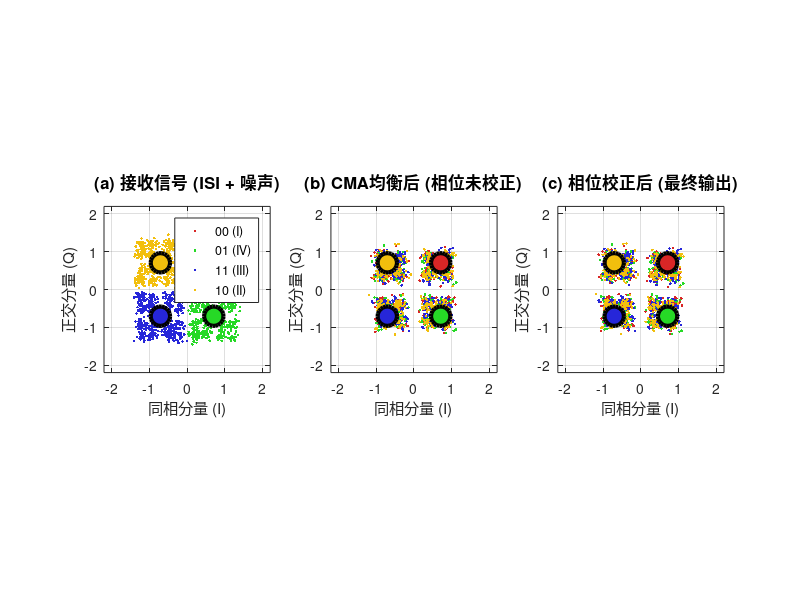

Recreate this plot in MATLAB. (Note: this script raises an error after producing the figure.)
% demo_color_constellation.m: 彩色星座图演示
% 
% 功能: 通过颜色标记展示CMA均衡和相位校正的效果
% 不同符号用不同颜色标记，便于观察各符号的聚合情况

clear; clc; close all;

fprintf('========================================\n');
fprintf('彩色星座图演示 - CMA均衡效果可视化\n');
fprintf('========================================\n\n');

%% 配置参数
config = struct();
config.numSymbols = 5000;  % 使用较少符号以便清晰显示
config.snr_dB = 20;        % 中等SNR以显示均衡效果
config.M = 4;
config.grayMap = [0 1 3 2];
config.channelTaps = [1, 0.5, 0.2];
config.cma.filterLength = 31;
config.cma.stepSize = 0.01;
config.cma.R2 = 1;

fprintf('配置:\n');
fprintf('  符号数: %d\n', config.numSymbols);
fprintf('  SNR: %d dB\n', config.snr_dB);
fprintf('  信道: ISI [1, 0.5, 0.2]\n\n');

%% 发射端
numBits = config.numSymbols * 2;
txBits = randi([0 1], 1, numBits);

txSymbolIndices = zeros(1, config.numSymbols);
for i = 1:config.numSymbols
    bit1 = txBits(2*i-1);
    bit2 = txBits(2*i);
    txSymbolIndices(i) = bit1 * 2 + bit2;
end

grayIndices = config.grayMap(txSymbolIndices + 1);
constellation_map = [1+1j, 1-1j, -1-1j, -1+1j] / sqrt(2);
txSymbols = constellation_map(grayIndices + 1);

fprintf('发射端: 生成 %d 个4QAM符号\n', config.numSymbols);

%% 信道
rxSymbols_ISI = filter(config.channelTaps, 1, txSymbols);
rxSymbols = awgn(rxSymbols_ISI, config.snr_dB, 'measured');
fprintf('信道: ISI + AWGN (SNR=%ddB)\n', config.snr_dB);

%% CMA均衡
M = config.cma.filterLength;
mu = config.cma.stepSize;
R2 = config.cma.R2;

w = zeros(M, 1);
w(floor(M/2) + 1) = 1;

input_buffer = [zeros(M-1, 1); rxSymbols(:)];
N_total = length(rxSymbols);
equalizedSymbols = zeros(N_total, 1);

for n = 1:N_total
    x_vec = input_buffer(n:n+M-1);
    x_power = real(x_vec' * x_vec) + 1e-6;
    y_out = w' * x_vec;
    equalizedSymbols(n) = y_out;
    error_signal = (R2 - abs(y_out)^2) * y_out;
    w = w + (mu / x_power) * conj(error_signal) * x_vec;
end

fprintf('CMA均衡: 完成 (权重范数=%.4f)\n', norm(w));

%% 相位校正
transient_samples = 500;
equalizedSymbols_steady = equalizedSymbols(transient_samples+1:end);

pilot_length = min(200, length(equalizedSymbols_steady));
pilot_symbols = equalizedSymbols_steady(1:pilot_length);

pilot_reference = zeros(size(pilot_symbols));
for k = 1:length(pilot_symbols)
    [~, idx] = min(abs(pilot_symbols(k) - constellation_map));
    pilot_reference(k) = constellation_map(idx);
end

phase_offset = angle(sum(pilot_reference .* conj(pilot_symbols)));
equalizedSymbols_corrected = equalizedSymbols_steady * exp(1j * phase_offset);

fprintf('相位校正: 偏移=%.2f度\n\n', phase_offset*180/pi);

%% 彩色可视化
% 定义颜色: 每个符号一个颜色
color_map = [
    0.85, 0.15, 0.15;  % 符号00 (0): 鲜红色
    0.15, 0.85, 0.15;  % 符号01 (1): 鲜绿色  
    0.15, 0.15, 0.85;  % 符号11 (2): 鲜蓝色
    0.95, 0.75, 0.05   % 符号10 (3): 金黄色
];

symbol_labels = {'00 (I)', '01 (IV)', '11 (III)', '10 (II)'};

% 计算延迟
tx_symbol_delay = floor((transient_samples) / 2) + floor(M/2) + length(config.channelTaps) - 1;

fprintf('生成彩色星座图...\n');
figure('Position', [50, 50, 1800, 500]);

%% 子图1: 接收信号 (颜色=发射符号，位置=接收实际值)
subplot(1, 3, 1);
hold on; grid on; box on;
num_plot = min(2000, config.numSymbols);

% 按发射符号着色，绘制接收信号的实际位置
for sym_idx = 0:3
    tx_positions = find(grayIndices == sym_idx);
    rx_idx = tx_positions(tx_positions <= num_plot);
    if ~isempty(rx_idx)
        % 颜色=发射符号，位置=接收信号实际值
        plot(real(rxSymbols(rx_idx)), imag(rxSymbols(rx_idx)), '.', ...
             'Color', color_map(sym_idx+1, :), 'MarkerSize', 6);
    end
end

% 绘制理想星座点
for sym_idx = 0:3
    plot(real(constellation_map(sym_idx+1)), imag(constellation_map(sym_idx+1)), ...
         'o', 'MarkerSize', 14, 'LineWidth', 3, ...
         'MarkerEdgeColor', 'k', 'MarkerFaceColor', color_map(sym_idx+1, :));
end

axis equal; xlim([-2.2 2.2]); ylim([-2.2 2.2]);
xlabel('同相分量 (I)', 'FontSize', 11);
ylabel('正交分量 (Q)', 'FontSize', 11);
title('(a) 接收信号 (ISI + 噪声)', 'FontSize', 12, 'FontWeight', 'bold');
legend(symbol_labels, 'Location', 'northeast', 'FontSize', 9);

%% 子图2: CMA均衡后 (颜色=发射符号，位置=均衡后实际值)
subplot(1, 3, 2);
hold on; grid on; box on;

for sym_idx = 0:3
    tx_positions = find(grayIndices == sym_idx);
    eq_idx = tx_positions - tx_symbol_delay;
    valid_mask = (eq_idx >= 1) & (eq_idx <= length(equalizedSymbols_steady));
    eq_idx = eq_idx(valid_mask);
    eq_idx = eq_idx(eq_idx <= num_plot);
    
    if ~isempty(eq_idx)
        % 颜色=发射符号，位置=均衡后实际值
        plot(real(equalizedSymbols_steady(eq_idx)), imag(equalizedSymbols_steady(eq_idx)), '.', ...
             'Color', color_map(sym_idx+1, :), 'MarkerSize', 6);
    end
end

for sym_idx = 0:3
    plot(real(constellation_map(sym_idx+1)), imag(constellation_map(sym_idx+1)), ...
         'o', 'MarkerSize', 14, 'LineWidth', 3, ...
         'MarkerEdgeColor', 'k', 'MarkerFaceColor', color_map(sym_idx+1, :));
end

axis equal; xlim([-2.2 2.2]); ylim([-2.2 2.2]);
xlabel('同相分量 (I)', 'FontSize', 11);
ylabel('正交分量 (Q)', 'FontSize', 11);
title('(b) CMA均衡后 (相位未校正)', 'FontSize', 12, 'FontWeight', 'bold');

%% 子图3: 相位校正后 (颜色=发射符号，位置=校正后实际值)
subplot(1, 3, 3);
hold on; grid on; box on;

for sym_idx = 0:3
    tx_positions = find(grayIndices == sym_idx);
    eq_idx = tx_positions - tx_symbol_delay;
    valid_mask = (eq_idx >= 1) & (eq_idx <= length(equalizedSymbols_corrected));
    eq_idx = eq_idx(valid_mask);
    eq_idx = eq_idx(eq_idx <= num_plot);
    
    if ~isempty(eq_idx)
        % 颜色=发射符号，位置=校正后实际值
        plot(real(equalizedSymbols_corrected(eq_idx)), imag(equalizedSymbols_corrected(eq_idx)), '.', ...
             'Color', color_map(sym_idx+1, :), 'MarkerSize', 6);
    end
end

for sym_idx = 0:3
    plot(real(constellation_map(sym_idx+1)), imag(constellation_map(sym_idx+1)), ...
         'o', 'MarkerSize', 14, 'LineWidth', 3, ...
         'MarkerEdgeColor', 'k', 'MarkerFaceColor', color_map(sym_idx+1, :));
end

axis equal; xlim([-2.2 2.2]); ylim([-2.2 2.2]);
xlabel('同相分量 (I)', 'FontSize', 11);
ylabel('正交分量 (Q)', 'FontSize', 11);
title('(c) 相位校正后 (最终输出)', 'FontSize', 12, 'FontWeight', 'bold');

sgtitle(sprintf('CMA盲均衡效果演示 (SNR=%ddB, 不同颜色代表不同符号)', config.snr_dB), ...
        'FontSize', 14, 'FontWeight', 'bold');

fprintf('可视化完成!\n');
fprintf('\n观察要点:\n');
fprintf('  - 左图: 接收信号受ISI影响，各颜色点混叠分散\n');
fprintf('  - 中图: CMA均衡消除ISI，各颜色点聚集但存在相位旋转\n');
fprintf('  - 右图: 相位校正后，各颜色点准确对齐到理想星座点\n');
fprintf('\n========================================\n');
